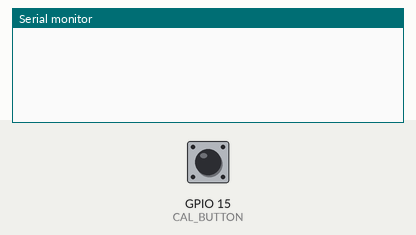
Bench run of a sketch on a simulated ESP32. Shown: the last lines printed to the serial monitor. The inputs (shaded band) are chosen by the test bench; at power-on: GPIO 15 (CAL_BUTTON) HIGH. I2S audio is not simulated (input reads silence).

Above: at 1.2 s.
1.3 s: GPIO 15 (CAL_BUTTON) pulled LOW for 0.15 s
At 2.6 s:
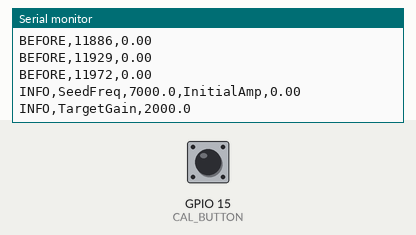
At 3.2 s:
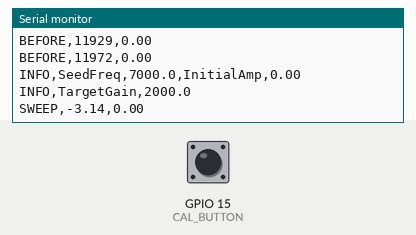

The sketch:

antiphonon_analysis.ino
```cpp
#include <driver/i2s.h>
#include <arduinoFFT.h>
#include <math.h>

// -------------------- Config --------------------
#define BCLK_PIN    26
#define LRCK_PIN    25
#define SPK_DIN     22
#define MIC_DOUT    33
#define SAMPLE_RATE 44100
#define BUFFER_SIZE 2048
#define CAL_BUTTON  15

#define GAIN_SLEW_PER_SAMPLE 0.0005f
#define PHASE_STEP_COARSE  (M_PI/18.0)   // 10°
#define PHASE_STEP_FINE    (M_PI/180.0)  // 1°
#define DWELL_MS           300
#define DONE_BEEP_FREQ     400.0f
#define DONE_BEEP_MS       300
#define CHUNK_SAMPLES      1024

#define PLAYBACK_ATTEN     0.70f

// FFT
double vReal[BUFFER_SIZE];
double vImag[BUFFER_SIZE];
ArduinoFFT<double> FFT(vReal, vImag, BUFFER_SIZE, SAMPLE_RATE);

// Buffers
int32_t sampleBuffer[BUFFER_SIZE];
int32_t outBuffer[CHUNK_SAMPLES];

// Tone params
float toneFreq = 7000;
float tonePhase = 0;
float tonePhaseInc = 0;
float phaseOffset = 0;

float currentGain = 0.0f;
float targetGain  = 8000.0f;

volatile bool calibrating   = false;
volatile bool outputEnabled = true;

// -------------------- I2S Config --------------------
i2s_config_t i2s_config = {
  .mode = (i2s_mode_t)(I2S_MODE_MASTER | I2S_MODE_TX | I2S_MODE_RX),
  .sample_rate = SAMPLE_RATE,
  .bits_per_sample = I2S_BITS_PER_SAMPLE_32BIT,
  .channel_format = I2S_CHANNEL_FMT_ONLY_LEFT,
  .communication_format = I2S_COMM_FORMAT_I2S,
  .intr_alloc_flags = 0,
  .dma_buf_count = 8,
  .dma_buf_len = CHUNK_SAMPLES,
  .use_apll = false,
  .tx_desc_auto_clear = true,
  .fixed_mclk = 0
};

i2s_pin_config_t pin_config = {
  .bck_io_num   = BCLK_PIN,
  .ws_io_num    = LRCK_PIN,
  .data_out_num = SPK_DIN,
  .data_in_num  = MIC_DOUT
};

// -------------------- Helpers --------------------
float wrap2pi(float x) {
  if (x >= 2.0f * (float)M_PI) x -= 2.0f * (float)M_PI;
  else if (x < 0.0f) x += 2.0f * (float)M_PI;
  return x;
}

void computePhaseIncrement() {
  tonePhaseInc = (2.0f * (float)M_PI * toneFreq) / SAMPLE_RATE;
}

void generateAndWriteBlock() {
  for (int i=0;i<CHUNK_SAMPLES;i++) {
    float s = sinf(tonePhase + phaseOffset);
    tonePhase = wrap2pi(tonePhase + tonePhaseInc);

    float delta = targetGain - currentGain;
    if (fabsf(delta) > GAIN_SLEW_PER_SAMPLE)
      currentGain += GAIN_SLEW_PER_SAMPLE * (delta > 0 ? 1.0f : -1.0f);
    else
      currentGain = targetGain;

    int16_t val16 = (int16_t)(s * currentGain * PLAYBACK_ATTEN);
    outBuffer[i] = (int32_t)val16 << 16;
  }
  size_t bw;
  i2s_write(I2S_NUM_0,(char*)outBuffer,sizeof(outBuffer),&bw,portMAX_DELAY);
}

void beep(float f,int ms){
  float savedFreq = toneFreq;
  float savedInc  = tonePhaseInc;
  float savedPhase = tonePhase;

  toneFreq = f;
  computePhaseIncrement();
  tonePhase = 0;

  int totalSamples = (SAMPLE_RATE * ms) / 1000;
  while(totalSamples > 0){
    int n = (totalSamples > CHUNK_SAMPLES ? CHUNK_SAMPLES : totalSamples);
    for (int i=0;i<n;i++) {
      float s = sinf(tonePhase);
      tonePhase = wrap2pi(tonePhase + tonePhaseInc);
      int16_t val16 = (int16_t)(s * 12000.0f);
      outBuffer[i] = (int32_t)val16 << 16;
    }
    size_t bw;
    i2s_write(I2S_NUM_0,(char*)outBuffer,n*sizeof(int32_t),&bw,portMAX_DELAY);
    totalSamples -= n;
  }

  toneFreq = savedFreq;
  tonePhaseInc = savedInc;
  tonePhase = savedPhase;
}

// -------------------- Measurement --------------------
float measureFFTAmplitude(float f, int averages=3) {
  float sum=0;
  for (int a=0;a<averages;a++) {
    size_t bytesRead;
    i2s_read(I2S_NUM_0,(char*)sampleBuffer,sizeof(sampleBuffer),&bytesRead,portMAX_DELAY);
    for (int i=0;i<BUFFER_SIZE;i++) {
      vReal[i] = (double)sampleBuffer[i];
      vImag[i] = 0.0;
    }
    FFT.windowing(FFT_WIN_TYP_HAMMING, FFT_FORWARD);
    FFT.compute(FFT_FORWARD);
    FFT.complexToMagnitude();
    int bin = (int)(f * BUFFER_SIZE / SAMPLE_RATE);
    sum += vReal[bin];
  }
  return sum / averages;
}

void dumpSpectrumCSV(const char* tag) {
  size_t bytesRead;
  i2s_read(I2S_NUM_0,(char*)sampleBuffer,sizeof(sampleBuffer),&bytesRead,portMAX_DELAY);
  for (int i=0;i<BUFFER_SIZE;i++) {
    vReal[i] = (double)sampleBuffer[i];
    vImag[i] = 0.0;
  }
  FFT.windowing(FFT_WIN_TYP_HAMMING, FFT_FORWARD);
  FFT.compute(FFT_FORWARD);
  FFT.complexToMagnitude();

  for (int i=10;i<BUFFER_SIZE/2;i+=2) {  // decimate
    float f = (float)i * SAMPLE_RATE / BUFFER_SIZE;
    if (f < 2000 || f > 12000) continue;
    Serial.printf("%s,%.0f,%.2f\n", tag, f, vReal[i]);
  }
}

// -------------------- Calibration --------------------
void calibrate() {
  calibrating = true;

  outputEnabled = false;
  delay(100);
  dumpSpectrumCSV("BEFORE");
  outputEnabled = true;

  // --- FFT SEED ---
  size_t bytesRead;
  i2s_read(I2S_NUM_0,(char*)sampleBuffer,sizeof(sampleBuffer),&bytesRead,portMAX_DELAY);
  for (int i=0;i<BUFFER_SIZE;i++) {
    vReal[i] = (double)sampleBuffer[i];
    vImag[i] = 0.0;
  }
  FFT.windowing(FFT_WIN_TYP_HAMMING, FFT_FORWARD);
  FFT.compute(FFT_FORWARD);
  FFT.complexToMagnitude();

  int startBin = (int)(2000.0 * BUFFER_SIZE / SAMPLE_RATE);
  int stopBin  = (int)(12000.0 * BUFFER_SIZE / SAMPLE_RATE);
  int peak = startBin; double pv = vReal[startBin];
  for(int i=startBin; i<stopBin; i++) {
    if(vReal[i] > pv) { pv=vReal[i]; peak=i; }
  }
  toneFreq = (float)peak * SAMPLE_RATE / BUFFER_SIZE;
  if (toneFreq < 2000 || toneFreq > 12000) toneFreq = 7000;
  computePhaseIncrement();

  float ampBefore = vReal[peak];
  Serial.printf("INFO,SeedFreq,%.1f,InitialAmp,%.2f\n", toneFreq, ampBefore);

  // --- Gain match + boost ---
  targetGain = (ampBefore / 2000.0f) * 1.5f;
  if (targetGain > 25000.0f) targetGain = 25000.0f;
  if (targetGain < 2000.0f)  targetGain = 2000.0f;
  Serial.printf("INFO,TargetGain,%.1f\n", targetGain);

  // --- Phase sweep ---
  float bestPh = 0;
  float bestAmp = 1e12;

  for (float ph=-M_PI; ph<=M_PI; ph+=PHASE_STEP_COARSE) {
    phaseOffset = ph;
    delay(DWELL_MS);
    float amp = measureFFTAmplitude(toneFreq, 3);
    Serial.printf("SWEEP,%.2f,%.2f\n", ph, amp);
    if (amp < bestAmp) { bestAmp = amp; bestPh = ph; }
  }

  for (float ph=bestPh-0.5; ph<=bestPh+0.5; ph+=PHASE_STEP_FINE) {
    phaseOffset = ph;
    delay(DWELL_MS);
    float amp = measureFFTAmplitude(toneFreq, 3);
    Serial.printf("SWEEP,%.2f,%.2f\n", ph, amp);
    if (amp < bestAmp) { bestAmp = amp; bestPh = ph; }
  }
  phaseOffset = bestPh;

  // --- Final re-measure ---
  float ampAfter = measureFFTAmplitude(toneFreq, 5);
  float ampDrop = 20*log10f((ampBefore+1e-9)/(ampAfter+1e-9));
  Serial.printf("RESULT,Before,%.2f\n", ampBefore);
  Serial.printf("RESULT,After,%.2f\n",  ampAfter);
  Serial.printf("RESULT,Drop_dB,%.2f\n", ampDrop);

  // --- Spectrum AFTER (pause output again) ---
  outputEnabled = false;
  delay(100);
  dumpSpectrumCSV("AFTER");
  outputEnabled = true;

  beep(DONE_BEEP_FREQ,DONE_BEEP_MS);
  calibrating = false;
}

// -------------------- Setup --------------------
void setup() {
  Serial.begin(115200);

  pinMode(CAL_BUTTON, INPUT_PULLUP);
  i2s_driver_install(I2S_NUM_0, &i2s_config, 0, NULL);
  i2s_set_pin(I2S_NUM_0, &pin_config);
}

// -------------------- Loop --------------------
void loop() {
  if (outputEnabled) {
    generateAndWriteBlock();
  }

  if (!calibrating && digitalRead(CAL_BUTTON) == LOW) {
    calibrate();
    delay(500);
  }
}
```

Measured:
- after the input at 1.3 s, the serial monitor: prints a new line after 0.23 s (image 1)
